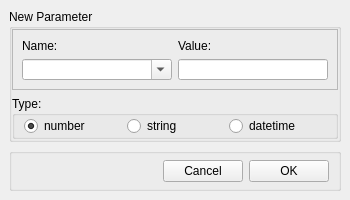
<?xml version="1.0" encoding="UTF-8"?>
<ui version="4.0">
 <class>AddParameterDialog</class>
 <widget class="QMainWindow" name="AddParameterDialog">
  <property name="windowModality">
   <enum>Qt::WindowModal</enum>
  </property>
  <property name="geometry">
   <rect>
    <x>0</x>
    <y>0</y>
    <width>350</width>
    <height>200</height>
   </rect>
  </property>
  <property name="minimumSize">
   <size>
    <width>350</width>
    <height>200</height>
   </size>
  </property>
  <property name="maximumSize">
   <size>
    <width>350</width>
    <height>200</height>
   </size>
  </property>
  <property name="windowTitle">
   <string>Add New Parameter</string>
  </property>
  <widget class="QWidget" name="centralwidget">
   <layout class="QVBoxLayout" name="verticalLayout_2">
    <item>
     <layout class="QVBoxLayout" name="verticalLayout">
      <property name="sizeConstraint">
       <enum>QLayout::SetMaximumSize</enum>
      </property>
      <item>
       <widget class="QGroupBox" name="topBox">
        <property name="title">
         <string>New Parameter</string>
        </property>
        <layout class="QGridLayout" name="gridLayout">
         <property name="margin">
          <number>0</number>
         </property>
         <item row="0" column="2">
          <widget class="QFrame" name="frameTop">
           <property name="frameShape">
            <enum>QFrame::StyledPanel</enum>
           </property>
           <property name="frameShadow">
            <enum>QFrame::Raised</enum>
           </property>
           <layout class="QGridLayout" name="gridLayout_2">
            <item row="1" column="0">
             <widget class="QComboBox" name="nameBox">
              <property name="sizePolicy">
               <sizepolicy hsizetype="Expanding" vsizetype="Fixed">
                <horstretch>0</horstretch>
                <verstretch>0</verstretch>
               </sizepolicy>
              </property>
              <property name="editable">
               <bool>true</bool>
              </property>
              <item>
               <property name="text">
                <string/>
               </property>
              </item>
              <item>
               <property name="text">
                <string>Value</string>
               </property>
              </item>
              <item>
               <property name="text">
                <string>Tolerance</string>
               </property>
              </item>
              <item>
               <property name="text">
                <string>Class</string>
               </property>
              </item>
              <item>
               <property name="text">
                <string>Standard</string>
               </property>
              </item>
             </widget>
            </item>
            <item row="0" column="0">
             <widget class="QLabel" name="nameLabel">
              <property name="text">
               <string>Name:</string>
              </property>
             </widget>
            </item>
            <item row="0" column="2">
             <widget class="QLabel" name="valueLabel">
              <property name="text">
               <string>Value:</string>
              </property>
             </widget>
            </item>
            <item row="1" column="2">
             <widget class="QLineEdit" name="valueEdit"/>
            </item>
           </layout>
          </widget>
         </item>
         <item row="3" column="2">
          <widget class="QGroupBox" name="groupBox">
           <property name="title">
            <string>Type:</string>
           </property>
           <layout class="QHBoxLayout" name="horizontalLayout_3">
            <property name="leftMargin">
             <number>9</number>
            </property>
            <property name="topMargin">
             <number>0</number>
            </property>
            <property name="bottomMargin">
             <number>0</number>
            </property>
            <item>
             <widget class="QRadioButton" name="floatRadio">
              <property name="text">
               <string>number</string>
              </property>
              <property name="checked">
               <bool>true</bool>
              </property>
             </widget>
            </item>
            <item>
             <widget class="QRadioButton" name="stringRadio">
              <property name="text">
               <string>string</string>
              </property>
              <property name="checked">
               <bool>false</bool>
              </property>
             </widget>
            </item>
            <item>
             <widget class="QRadioButton" name="datetimeRadio">
              <property name="text">
               <string>datetime</string>
              </property>
             </widget>
            </item>
           </layout>
          </widget>
         </item>
        </layout>
       </widget>
      </item>
      <item>
       <widget class="QGroupBox" name="bottomBox">
        <property name="sizePolicy">
         <sizepolicy hsizetype="Expanding" vsizetype="Fixed">
          <horstretch>0</horstretch>
          <verstretch>0</verstretch>
         </sizepolicy>
        </property>
        <property name="title">
         <string/>
        </property>
        <layout class="QHBoxLayout" name="horizontalLayout">
         <property name="leftMargin">
          <number>9</number>
         </property>
         <property name="topMargin">
          <number>6</number>
         </property>
         <property name="bottomMargin">
          <number>6</number>
         </property>
         <item>
          <spacer name="horizontalSpacer">
           <property name="orientation">
            <enum>Qt::Horizontal</enum>
           </property>
           <property name="sizeHint" stdset="0">
            <size>
             <width>40</width>
             <height>20</height>
            </size>
           </property>
          </spacer>
         </item>
         <item>
          <widget class="QPushButton" name="exitButton">
           <property name="text">
            <string>Cancel</string>
           </property>
          </widget>
         </item>
         <item>
          <widget class="QPushButton" name="okButton">
           <property name="text">
            <string>OK</string>
           </property>
          </widget>
         </item>
        </layout>
       </widget>
      </item>
     </layout>
    </item>
   </layout>
  </widget>
  <action name="actionExit">
   <property name="text">
    <string>Exit</string>
   </property>
  </action>
 </widget>
 <resources/>
 <connections>
  <connection>
   <sender>actionExit</sender>
   <signal>triggered(bool)</signal>
   <receiver>AddParameterDialog</receiver>
   <slot>close()</slot>
   <hints>
    <hint type="sourcelabel">
     <x>-1</x>
     <y>-1</y>
    </hint>
    <hint type="destinationlabel">
     <x>319</x>
     <y>239</y>
    </hint>
   </hints>
  </connection>
  <connection>
   <sender>exitButton</sender>
   <signal>clicked()</signal>
   <receiver>AddParameterDialog</receiver>
   <slot>close()</slot>
   <hints>
    <hint type="sourcelabel">
     <x>582</x>
     <y>439</y>
    </hint>
    <hint type="destinationlabel">
     <x>319</x>
     <y>239</y>
    </hint>
   </hints>
  </connection>
 </connections>
</ui>
